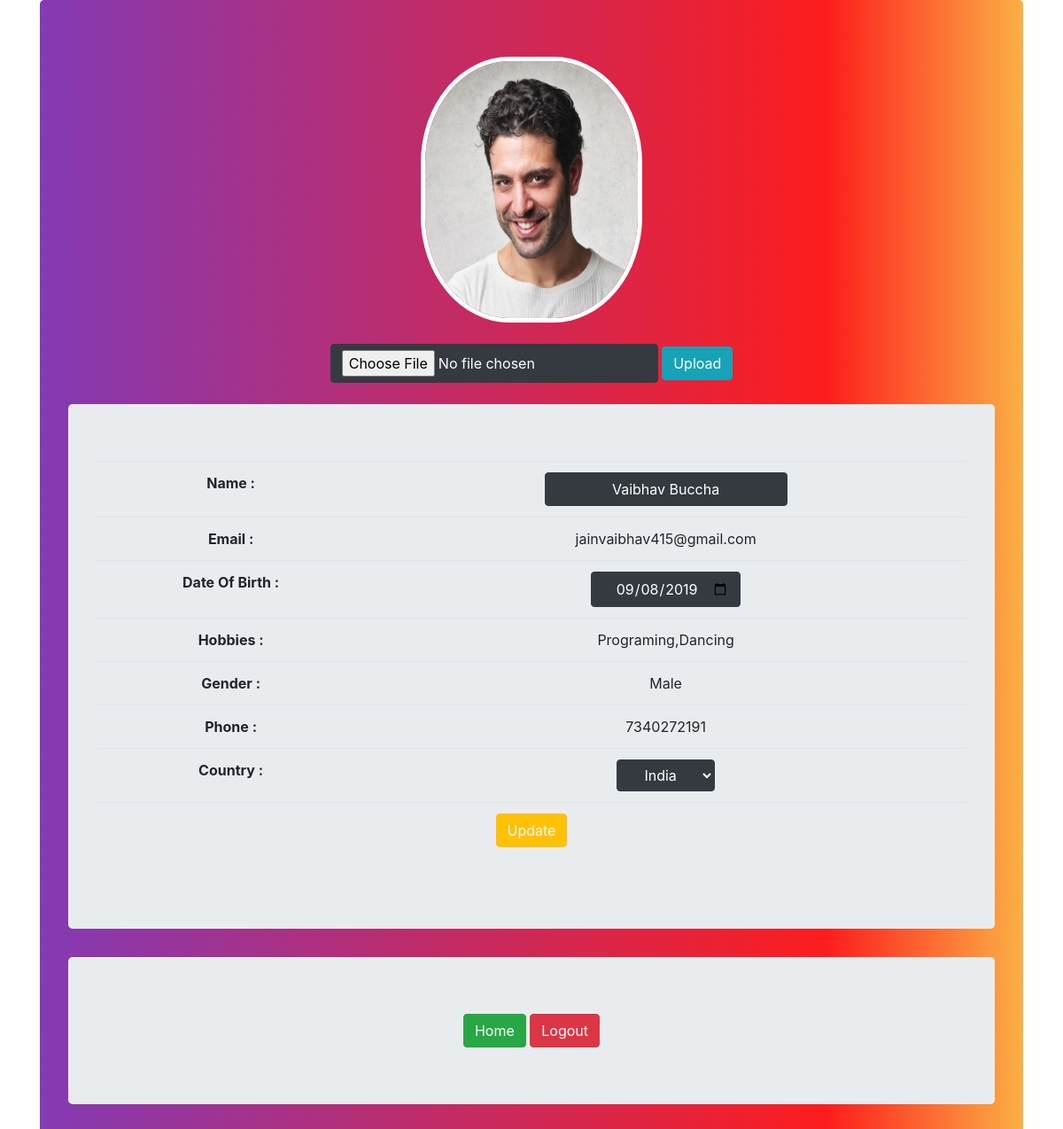
/update.php (signed in), run on an earlier commit of the app's database.
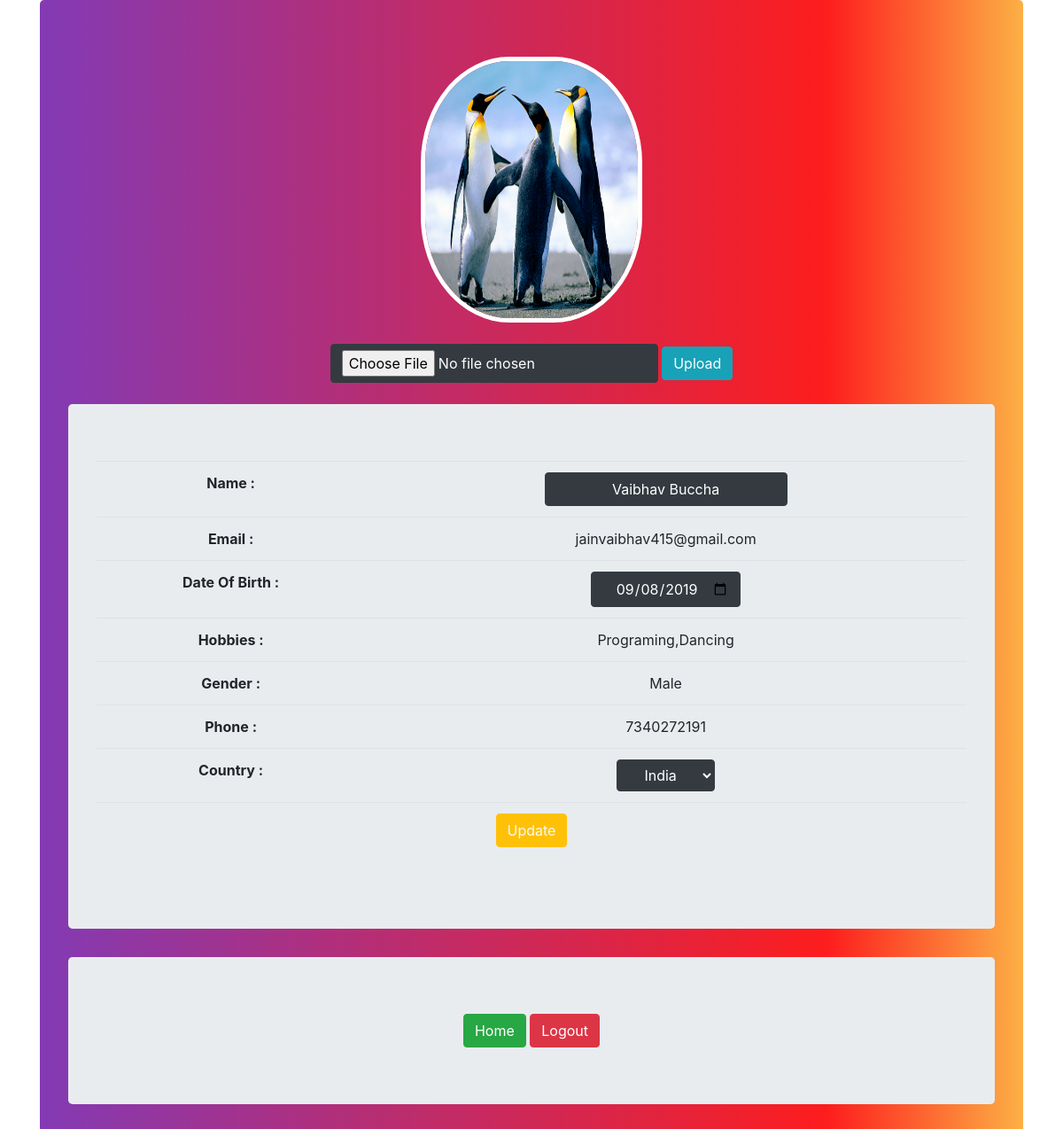
And on a later commit of the database.
### tables this page shows
CREATE TABLE `user` (
  `id` int(11) NOT NULL,
  `name` varchar(255) NOT NULL,
  `email` varchar(300) NOT NULL,
  `password` varchar(400) NOT NULL,
  `dob` varchar(100) NOT NULL,
  `hobbies` varchar(300) NOT NULL,
  `gender` varchar(255) NOT NULL,
  `phone` varchar(10) NOT NULL,
  `country` varchar(100) NOT NULL,
  `username` varchar(100) NOT NULL,
  `image` varchar(1000) NOT NULL
);

### update.php (the view, shortened to what this page needs)
<?php
include_once 'session.php';
$user = $_SESSION['user'];
$select_user = "SELECT * FROM user WHERE username='$user'";
$result_check_user = mysqli_query($con,$select_user);
$get_profile = mysqli_fetch_array($result_check_user);
?>
<!DOCTYPE html>
<html lang="en">
<head>
    <link rel="stylesheet" href="./css/profile.css">
    <link rel="stylesheet" href="https://stackpath.bootstrapcdn.com/bootstrap/4.3.1/css/bootstrap.min.css">
</head>
<body>
    <div class="container">
        <div class="jumbotron top-banner">
            <div align="center">
                <img src="<?php echo $get_profile['image'];?>"  class="profile_pic" alt="">
                <div>
                <br>
                    <form action="#" enctype="multipart/form-data" method="POST">
                        <input type="file" name="image" class='btn btn-dark' >
                        <input type="submit" name="update_img" class="btn btn-info" value="Upload">
                    </form>
                </div>
                <br>
               <div class="jumbotron">
                    <form action="#" method="post">
                    <table class="table table-hover  text-center" align="center">
                        <tr>
                        <th>Name :</th>
                        <td><input type="text" name="name" value="<?php echo $get_profile['name']; ?>" class="btn btn-dark"></td>
                        </tr>
                        <tr>
                        <th>Email :</th>
                        <td><?php echo $get_profile['email']; ?></td>
                        </tr>
                        <tr>
                        <th>Date Of Birth :</th>
                        <td><input type="date" name="dob" value="<?php echo $get_profile['dob']; ?>" class="btn btn-dark"></td>
                        </tr>
                        <tr>
                        <th>Hobbies :</th>
                        <td><?php echo $get_profile['hobbies']; ?></td>
                        </tr>
                        <tr>
                        <th>Gender :</th>
                        <td><?php echo $get_profile['gender']; ?></td>
                        </tr>
                        <tr>
                        <th>Phone :</th>
                        <td><?php echo $get_profile['phone']; ?></td>
                        </tr>
                        <tr>
                        <th>Country :</th>
                        <td>
                        <select name="country" class="btn btn-dark" value="<?php $get_profile['country'] ?>">
                            <option value="India">India</option>
                        </select>
                        </td>
                        </tr>
                        <tr>
                        <td colspan="2"><input type="submit" name="update" class='btn btn-warning text-light' value="Update"></td>
                        </tr>
                    </table>
                    </form>
               </div>
            </div>
            <div align='center' class="jumbotron">
                <a href="welcome.php" class="btn btn-success">Home</a>
                <a href="logout.php" class="btn btn-danger">Logout</a>
            </div>
        </div>
    </div>
</body>
</html>

What changed in the data, as far as the page shows it:
changed user "jainvaibhav415@gmail.com": image: a different picture
